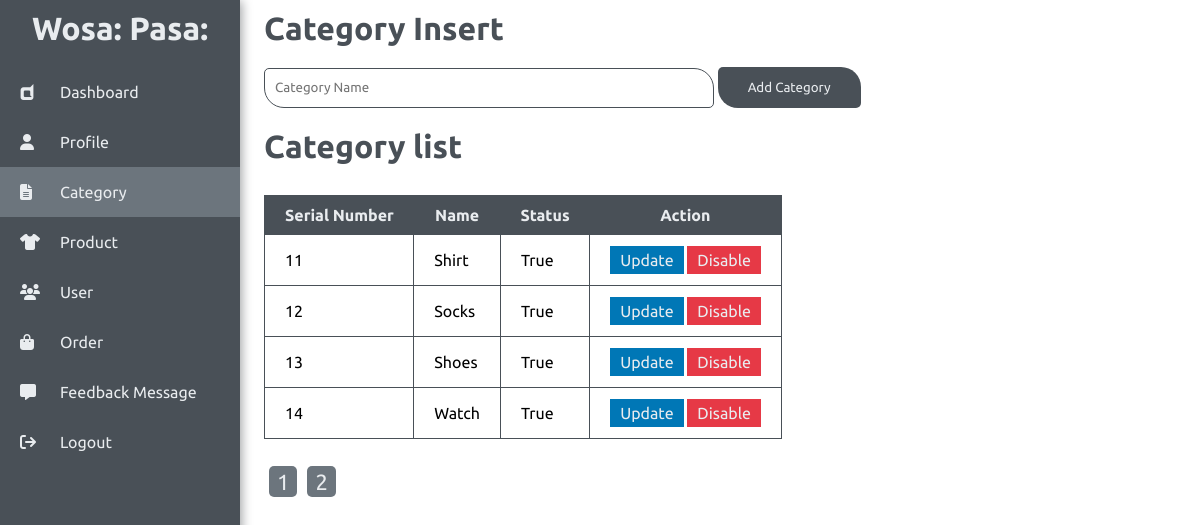
Before: /wosapasa/admin/category.php?page=2 (signed in) with the older database file.
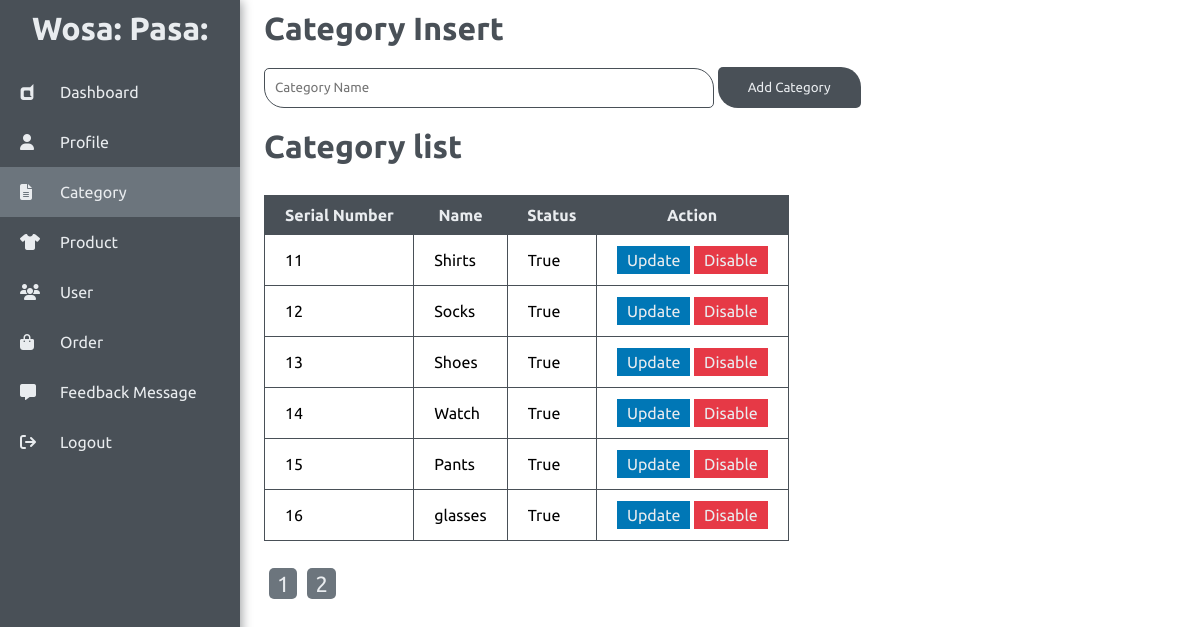
After: the same page with the newer database file.
### tables this page shows
CREATE TABLE `categories` (
  `c_id` int NOT NULL AUTO_INCREMENT,
  `name` varchar(255) NOT NULL,
  `status` tinyint(1) NOT NULL DEFAULT '1',
  PRIMARY KEY (`c_id`),
  UNIQUE KEY `name` (`name`)
);

### wosapasa/admin/category.php (the view, shortened to what the changed rows need)
<?php
    require_once 'checkadmin.php';
?>
<!DOCTYPE html>
<html lang="en">
<head>
    <?php require_once 'head.php' ?>
</head>
<body>
    <div class="main_container">
        <?php
        require_once 'admin_nav.php'; ?>
        <div class="container">
                <?php if(isset($_GET['id'])){
                    $id= $_REQUEST['id'];
                    $q_category = "SELECT * from categories where c_id = '$id'";
                    $result = mysqli_query($conn,$q_category);
                    $category = mysqli_fetch_assoc($result);
                    ?>
                    <h1 class="header">Category Update</h1>
                    <form name="update_form" id="category_form" action="" method="POST" onsubmit="event.preventDefault(); categoryFormValidation()">
                        <input type="text" id="name" name="name" class="category_input" placeholder ="Category Name" value="<?= $category['name'] ?>">
                        <input type="hidden" name="update_status" value="1">
                        <input class="btn" name='update' type="submit" value="Update Category">
                        <a class='btn' href="category.php">Back</a>
                        <div class="error" id="c_name_error"></div>
                    </form>
                    <?php
                }else{?>
                    <h1 class="header">Category Insert</h1>
                    <form name="insert_form" id="category_form" action="" method="POST" onsubmit="event.preventDefault(); categoryFormValidation()">
                        <input type="text" id="name" name="name" class="category_input" placeholder ="Category Name">
                        <input class="btn" name='insert' type="submit" value="Add Category">
                    </form>
                    <?php
                }
                ?>
            <?php
                        if (!isset ($_GET['page']) ) {
                            $page = 1;
                        } else {
                            $page = $_GET['page'];
                        }
                        $results_per_page =10;
                        $page_first_result = ($page-1) * $results_per_page;
                        $i = $page_first_result+1;
                        $q_fetch_msg = "SELECT * FROM categories";
                        $result = mysqli_query($conn, $q_fetch_msg);
                        $number_of_result = mysqli_num_rows($result);
                        $q_paginated_fetch = "SELECT * FROM categories LIMIT ".$page_first_result . ',' . $results_per_page;
                        $result = mysqli_query($conn, $q_paginated_fetch);
                        $number_of_page = ceil ($number_of_result / $results_per_page);
                        if($page >$number_of_page){
                            echo "
                                <div class='server_error'>
                                    Invalid Page number !
                                </div>
                            ";
                        }else{
            ?>
            <h1 class="header">Category list</h1>
                <table>
                    <tr>
                        <th>Serial Number</th>
                        <th>Name</th>
                        <th>Status</th>
                        <th>Action</th>
                    </tr>
                      <?php
                        while($category = mysqli_fetch_array($result))
                        {
                        ?>
                        <tr>
                            <td><?php echo $i ?></td>
                            <td><?php echo $category['name']; ?></td>
                            <td>
                                <?php if($category['status']==1){
                                    echo "True";
                            }
                            else{
                                echo "False";
                            }?>
                            </td>
                            <td>
                                <?php $id = $category['c_id'] ?>
                                <a class="primary_btn" href="category.php?<?php if(isset($_GET['page'])){
                                            $page = $_GET['page'];
                                            echo "page=$page";
                                        } ?>&id=<?= $id ?>">Update</a>
                                <?php
                                    if($category['status']){
                                ?>
                                    <a class="danger_btn" href="updateStatusCategory.php/?id=<?= $category['c_id']  ?>" onclick="return confirm('Are you sure u want to disable category ?')">Disable</a>
                                <?php
                                    }else{
                                        ?>
                                        <a class="success_btn" href="updateStatusCategory.php/?id=<?= $category['c_id'] ?>" onclick="return confirm('Are you sure u want to enable category ?')">Enable</a>
                                        <?php
                                    }
                                ?>
                            </td>
                        </tr>
                    <?php
                        $i++;
                        }
                    ?>
            </table>
            <?php
                        }
                $page_num = 1;
                if($number_of_result > $results_per_page ){
                    while($page_num<=$number_of_page){
                        echo "<a class='pagination_btn' href = 'category.php?page=$page_num'>$page_num</a>";
                        $page_num++;
                    }
                }
            ?>
        </div>
    </div>
</body>
</html>

Changed rows visible on the page:
changed categories: name "Shirt" → "Shirts"
added categories: name "Pants", status "True"
added categories: name "glasses", status "True"
